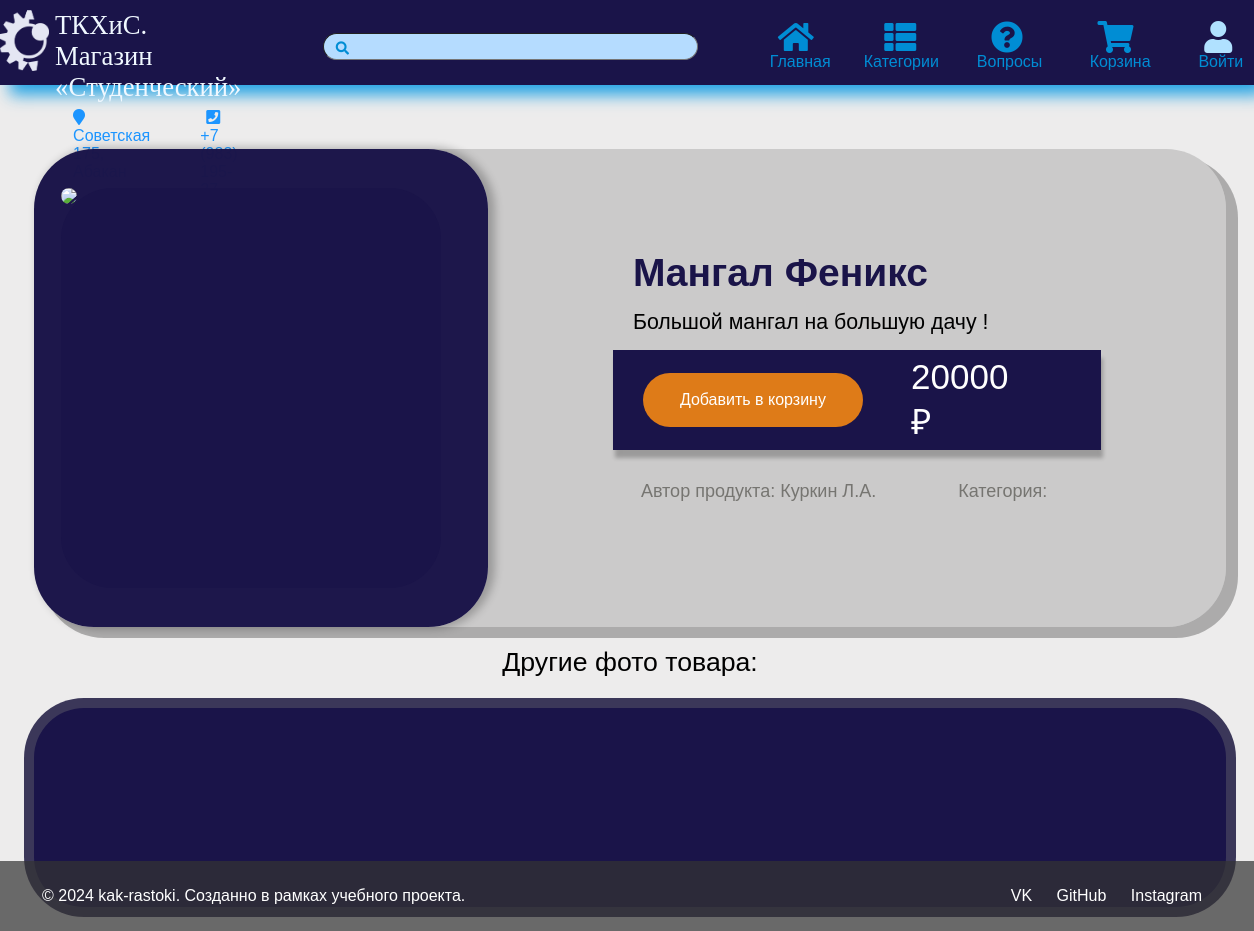
Before: /product/4 with the older database file.
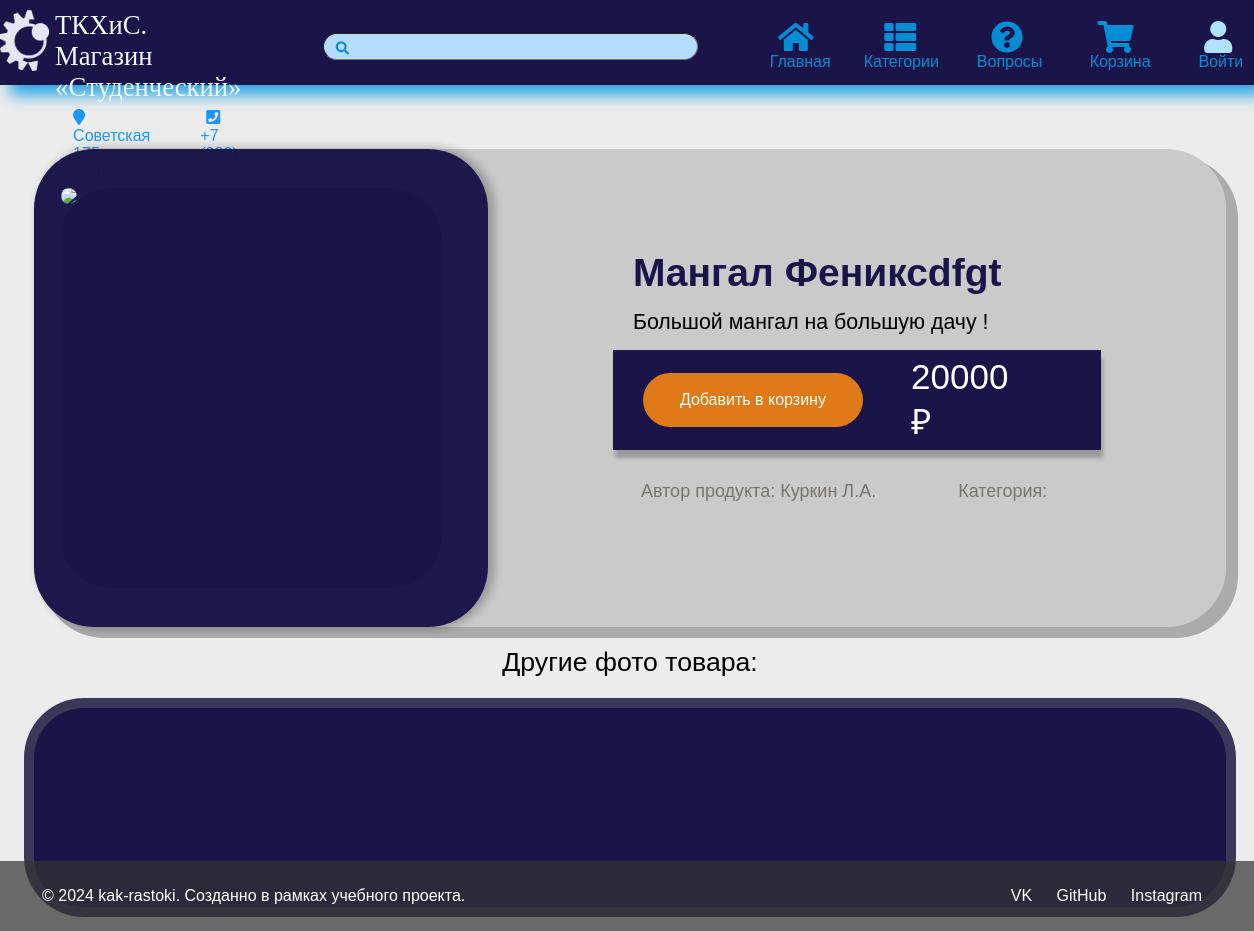
After: the same page with the newer database file.
### app.py (models this page shows)
class Product(db.Model):
    __tablename__ = 'Product'
    ID_product = db.Column(db.Integer, primary_key=True)
    Name_product = db.Column(db.String, nullable=False)
    Cost_product = db.Column(db.Integer, nullable=False)
    Description_product = db.Column(db.Text, nullable=True)
    id_category = db.Column(db.Integer, db.ForeignKey('Categories.ID_categories'), nullable=False)
    id_master = db.Column(db.Integer, db.ForeignKey('Masters.ID_master'), nullable=False)
    IsNew_product = db.Column(db.Boolean, default=True)
    image_product = db.Column(db.LargeBinary, nullable=True)
    category = db.relationship('Categories', backref=db.backref('products', lazy=True))
    master = db.relationship('Masters', backref=db.backref('products', lazy=True))

### app.py (the view)
@app.route('/product/<int:product_id>')
def productCard(product_id):
    product = Product.query.get_or_404(product_id)
    return render_template('product.html', product=product)

### templates/product.html (shortened to what this page needs)
{% extends 'base.html' %}
{%block content%}
<div class="card-wrap">
  <div class = "card-main">
      <div class="card-top">
          <div class="card-topleft">
              <div class="card-mainphoto"><img src="{{ url_for('product_image', product_id=product.ID_product) }}" width="400px" class="rounded-img"></div>
          </div>
          <div class="card-topright">
              <div class="card-infodiv">
                  <div class="card-infotitile">
                      <h1 class="card-title">{{ product.Name_product }}</h1>
                      <div class="card-discdiv">
                          <p class="card-discription">
                            {{ product.Description_product }}
                          </p>
                      </div>
                  </div>
                  <div class="card-costdiv">
                      <button  class="card-addCartButton" ><p>Добавить в корзину</p></button>
                      <div class="card-cost"><p>{{ product.Cost_product }} ₽</p></div>
                  </div>
                  <div class="card-attrdiv">
                      <p class="card-attrP">Автор продукта: Куркин Л.А.</p>
                      <p class="card-attrP">Категория: {{product.Id_category}}</p>
                  </div>
              </div>
          </div>
      </div>
      <p class = "card-another">Другие фото товара:</p>
      <div class="card-lower">
      </div>
  </div>
</div>
{%endblock%}

Changed rows visible on the page:
changed Product "Большой мангал на большую дачу !": Name_product "Мангал Феникс" → "Мангал Фениксdfgt"
